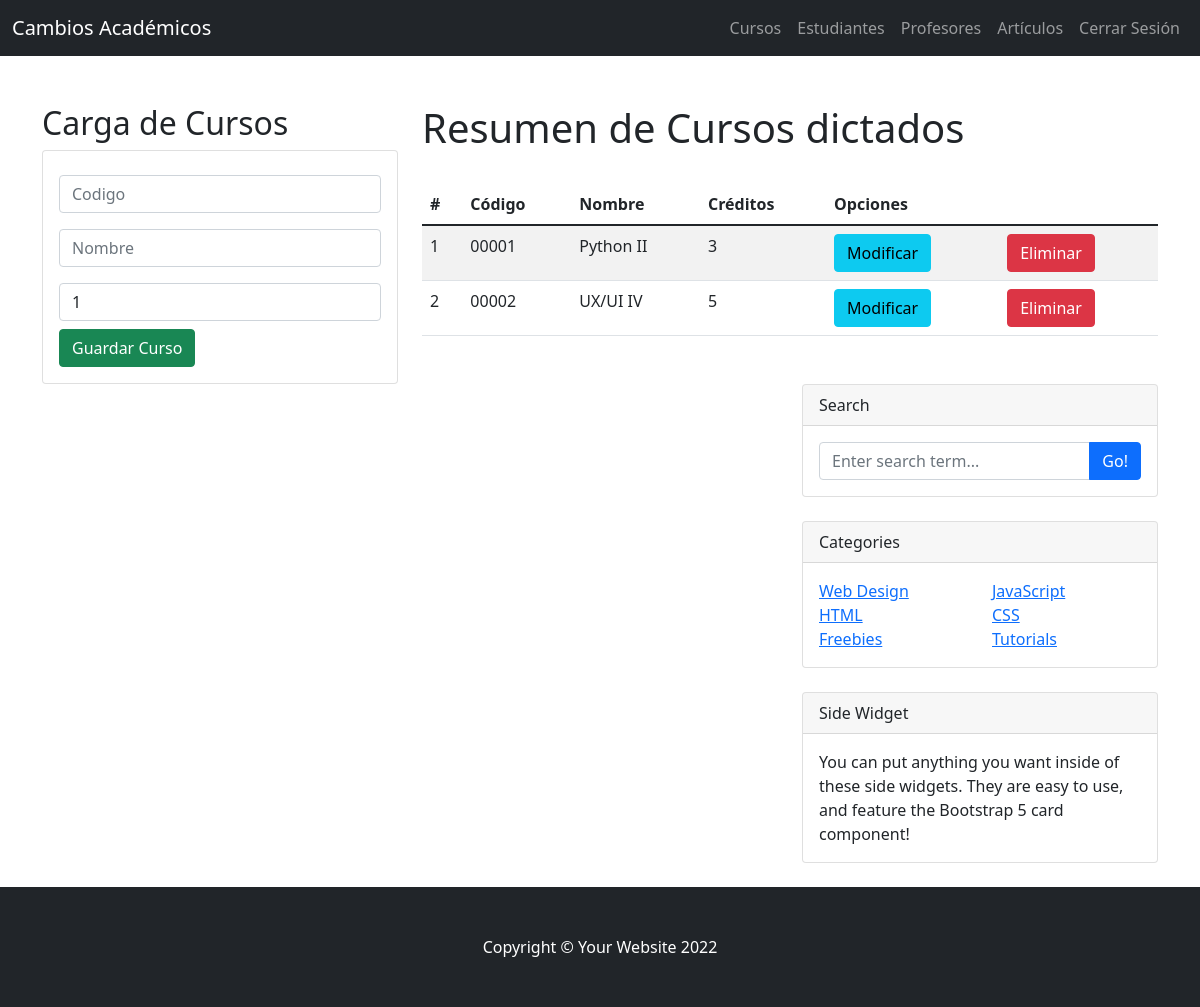
Before: / (signed in) with the older database file.
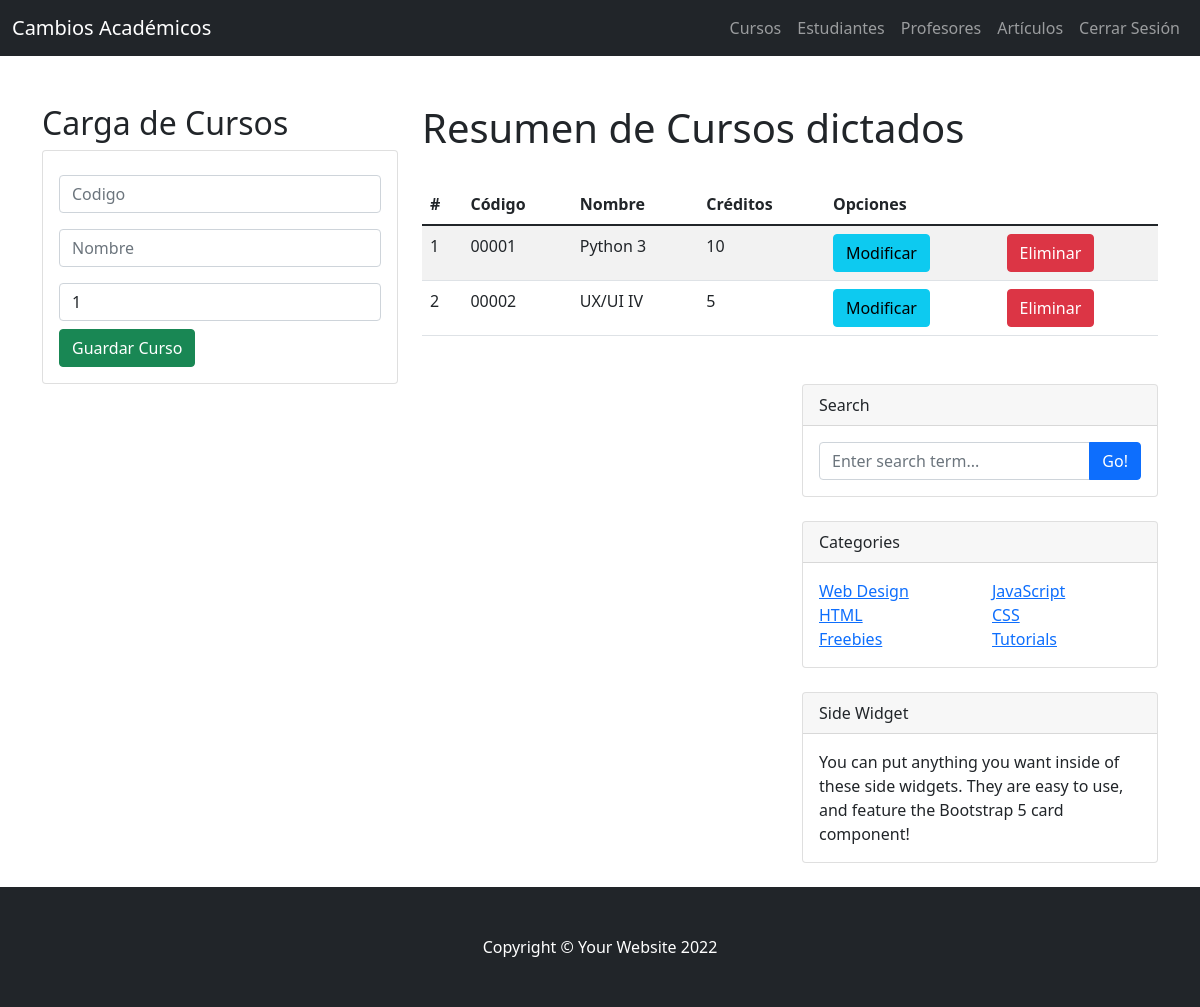
After: the same page with the newer database file.
### blog/models.py (models this page shows, shortened)
class Curso(models.Model):
    codigo = models.CharField(primary_key=True, max_length=5)
    nombre = models.CharField(max_length=50)
    creditos = models.PositiveSmallIntegerField()

### blog/views.py (the view)
# urls.py: path('', views.home),
@login_required
def home(request):
    cursoslistado = Curso.objects.all()
    return render(request, "cursos.html", {"cursos": cursoslistado})

### blog/templates/cursos.html (shortened to what this page needs)
{% extends "./index.html" %}
{% load static %}
{% block body %}
<div class="row">
    <div class="col-sm-12 col-md-6 col-lg-4 col-xl-4">
        <h2>Carga de Cursos</h2>
        <div class="card">
            <div class="card-body">
                <form action="/NuevoCurso/" method="POST">{% csrf_token %}
                    <div class="form-group py-2">
                        <input type="text" id="CodigoTxt" name="CodigoTxt" class="form-control"
                        placeholder="Codigo" minlength="5" maxlength="5" required>
                    </div>
                    <div class="form-group py-2">
                        <input type="text" id="NombreTxt" name="NombreTxt" class="form-control"
                        placeholder="Nombre" maxlength="50" required>
                    </div>
                    <div class="form-group py-2">
                        <input type="text" id="CreditosNum" name="CreditosNum" class="form-control"
                        min="1" max="10" value="1" required>
                    </div>
                    <div class="form-group">
                       <button type="submit" class="btn btn-success btn-block text-white">Guardar Curso</button>
                    </div>
                </form>
            </div>
        </div>
    </div>
    <div class="col-sm-12 col-md-6 col-lg-8 col-xl-8">
        <h1>Resumen de Cursos dictados</h1>
        <div class="table-responsive py-4">
            <table class="table table-striped">
                <thead>
                    <tr>
                        <th>#</th>
                        <th>Código</th>
                        <th>Nombre</th>
                        <th>Créditos</th>
                        <th colspan="2">Opciones</th>
                    </tr>
                </thead>
                <tbody>
                    {% if user.is_authenticated %}
                    {% for c in cursos %}
                    <tr>
                        <td>{{forloop.counter}}</td>
                        <td>{{c.codigo}}</td>
                        <td>{{c.nombre}}</td>
                        <td>{{c.creditos}}</td>
                        <td><a href="EditarCurso/{{c.codigo}}" class="btn btn-info">Modificar</a></td>
                        <td><a href="EliminarCurso/{{c.codigo}}" class="btn btn-danger">Eliminar</a></td>
                    </tr>
                    {% endfor %}
                    {% endif%}
                </tbody>
            </table>
        </div>
    </div>
</div>
{% endblock %}

Changed rows visible on the page:
changed Curso id 00001: nombre "Python II" → "Python 3"; creditos "3" → "10"
